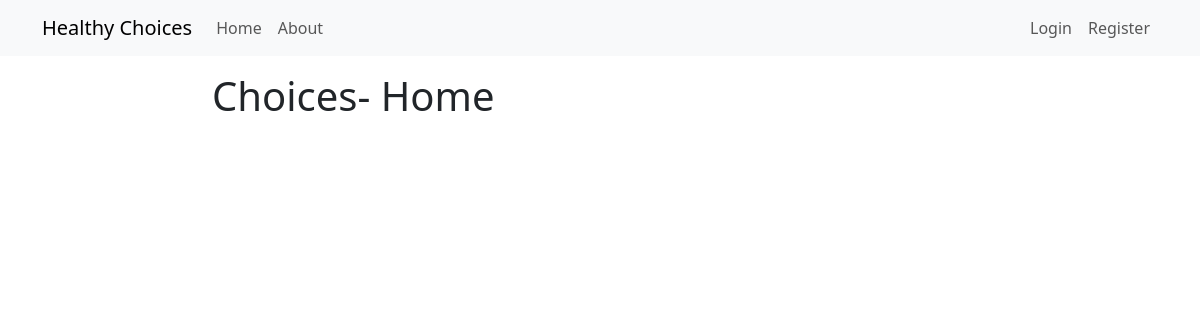
Before: /home/ with the older database file.
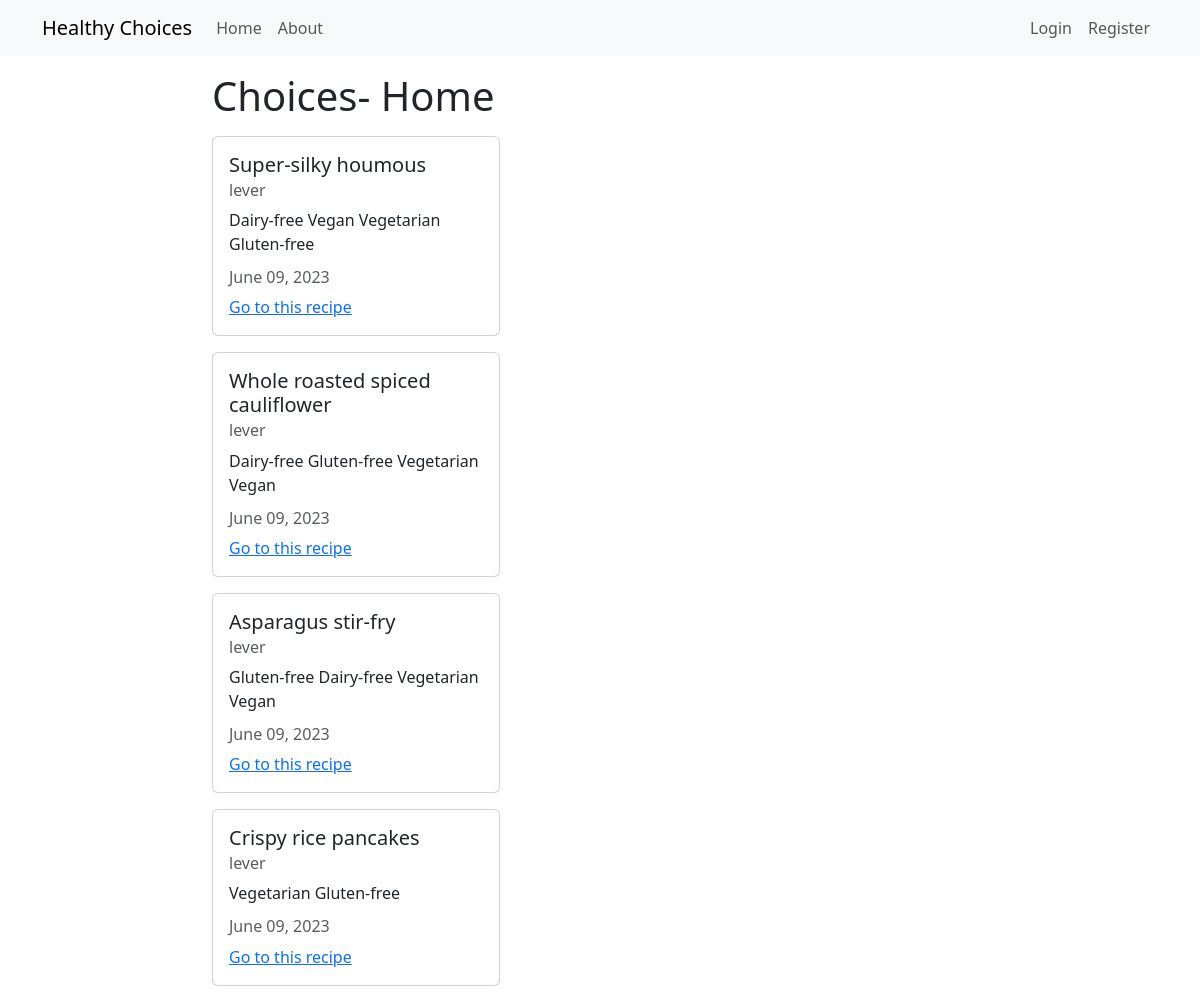
After: the same page with the newer database file.
### choices/models.py (models this page shows, shortened)
class Choice(models.Model):
    title = models.CharField(max_length=100)
    description = models.TextField()
    author = models.ForeignKey(User, on_delete=models.CASCADE)
    date_posted = models.DateTimeField(auto_now_add=True)
    date_updated = models.DateTimeField(auto_now=True)

### choices/views.py (the view)
# urls.py: path('home/', views.home, name='choices-home'),
def home(request):
    choices = models.Choice.objects.all()
    context = {
        'choices': choices
    }
    return render(request, 'choices/home.html', context)

### choices/templates/choices/home.html
{% extends "choices/base.html" %}
{% block content %}
    <h1>Choices- Home</h1>
    {% for choice in choices %}
        <div class="card my-3" style="width: 18rem;">
            <div class="card-body">
              <h5 class="card-title">{{ choice.title }}</h5>
              <h6 class="card-subtitle mb-2 text-body-secondary">{{ choice.author }}</h6>
              <p class="card-text">{{ choice.description }}</p>
              <h6 class="card-subtitle mb-2 text-body-secondary">{{ choice.date_updated|date:"F d, Y" }}</h6>
              <a href="#" class="card-link">Go to this recipe</a>
            </div>
          </div>
    {% endfor %}
{% endblock content %}

### choices/templates/choices/base.html (shortened to what this page needs)
<!DOCTYPE html>
<html lang="en">
<head>
    <link href="https://cdn.jsdelivr.net/npm/bootstrap@5.3.0/dist/css/bootstrap.min.css" rel="stylesheet">
</head>
<body>
    <nav class="navbar navbar-expand-lg bg-body-tertiary" data-bs-theme="blue">
        <div class="container">
          <a class="navbar-brand" href="{% url 'choices-home' %}">Healthy Choices</a>
          <div class="collapse navbar-collapse" id="navbarNav">
            <ul class="navbar-nav">
              <li class="nav-item">
                <a class="nav-link" aria-current="page" href="{% url 'choices-home' %}">Home</a>
              </li>
              <li class="nav-item">
                <a class="nav-link" href="{% url 'choices-about' %}">About</a>
              </li>
            </ul>
          </div>
          <div class="navbar-nav">
            {% if user.is_authenticated %}
              <a class="nav-link nav-item" href="{% url 'user-logout' %}">Logout</a>
            {% else %}
              <a class="nav-link nav-item" href="{% url 'user-login' %}">Login</a>
              <a class="nav-link nav-item" href="{% url 'user-register' %}">Register</a>
            {% endif %}
          </div>
        </div>
      </nav>
      <div class="container mt-3 col-8">
    {% block content %}
    {% endblock %}
      </div>
</body>
</html>

Changed rows visible on the page:
added Choice: title "Super-silky houmous", author "lever", description "Dairy-free Vegan Vegetarian Gluten-free", date_updated "June 09, 2023"
added Choice: title "Whole roasted spiced cauliflower", author "lever", description "Dairy-free Gluten-free Vegetarian Vegan", date_updated "June 09, 2023"
added Choice: title "Asparagus stir-fry", author "lever", description "Gluten-free Dairy-free Vegetarian Vegan", date_updated "June 09, 2023"
added Choice: title "Crispy rice pancakes", author "lever", description "Vegetarian Gluten-free", date_updated "June 09, 2023"
